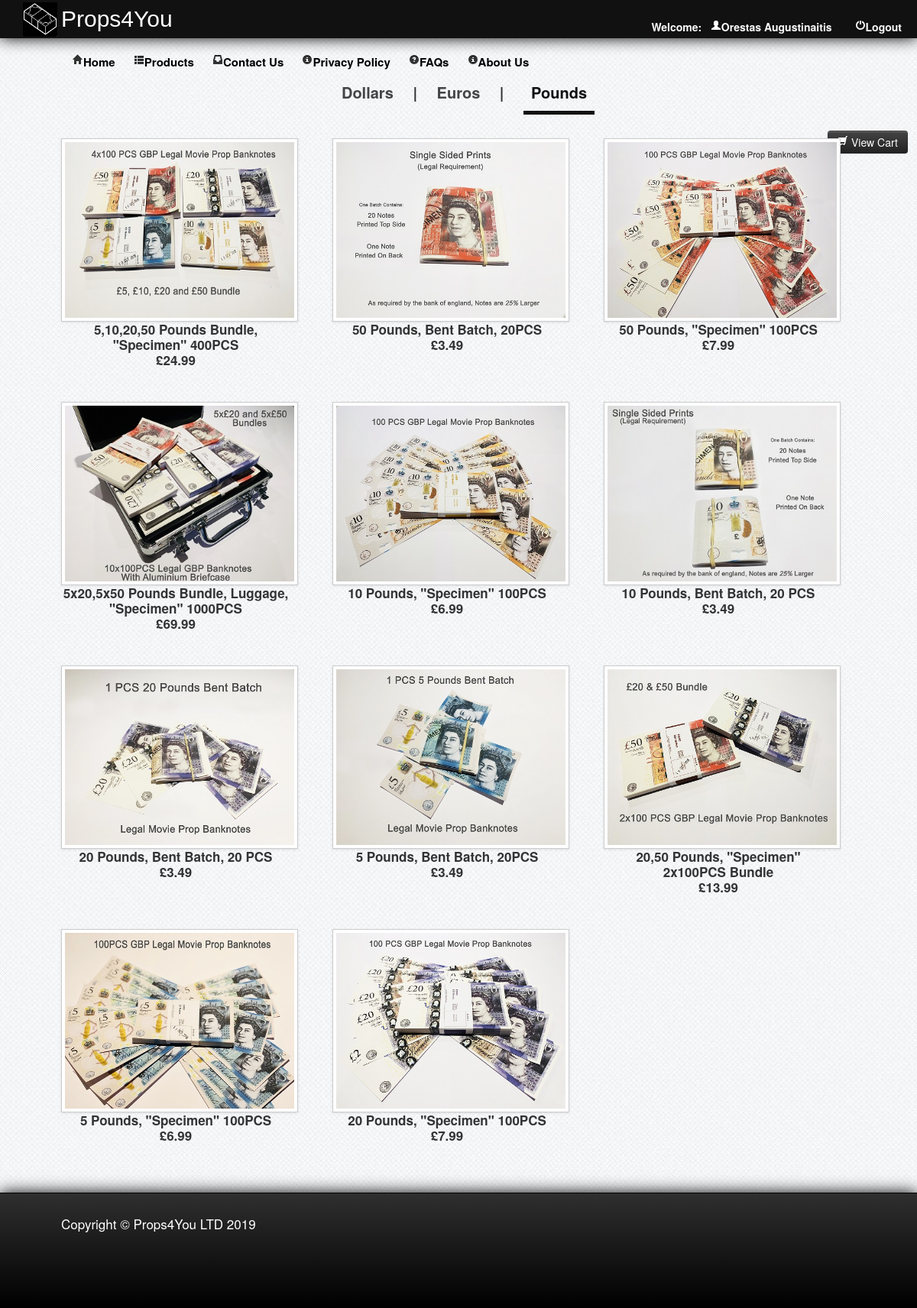
Screenshot of /consumables1.php (signed in) with the database file from the repository.
### tables this page shows
CREATE TABLE `customer` (
  `customerid` int(11) NOT NULL,
  `firstname` varchar(50) NOT NULL,
  `mi` varchar(1) NOT NULL,
  `lastname` varchar(50) NOT NULL,
  `address` varchar(100) NOT NULL,
  `country` varchar(50) NOT NULL,
  `zipcode` varchar(20) NOT NULL,
  `mobile` varchar(20) NOT NULL,
  `telephone` varchar(20) NOT NULL,
  `email` varchar(50) NOT NULL,
  `password` varchar(50) NOT NULL
);

CREATE TABLE `product` (
  `product_id` int(11) NOT NULL,
  `product_name` varchar(225) NOT NULL,
  `product_price` varchar(50) NOT NULL,
  `product_size` text NOT NULL,
  `product_image` varchar(500) NOT NULL,
  `brand` varchar(100) NOT NULL,
  `category` varchar(50) NOT NULL
);

### consumables1.php (the view, shortened to what this page needs)
<?php
	include("db/dbconn.php");
		include("function/headerON.php");
?>
		<b><div class="nav1">
			<ul>
				<li><a href="product1.php">Dollars</a></li>
				<li>|</li>
				<li><a href="euros1.php">Euros</a></li>
				<li>|</li>
				<li><a href="pounds1.php" class="active" style="color:#111;">Pounds</a></li>
			</ul>
            </div>
            </b>
	<div id="content">
		<br />
		<br />
		<div id="product">
			<b><?php
				$query = $conn->query("SELECT *FROM product WHERE category='running' ORDER BY product_id DESC") or die (mysqli_error());
					while($fetch = $query->fetch_array())
						{
						$pid = $fetch['product_id'];
						$query1 = $conn->query("SELECT * FROM stock WHERE product_id = '$pid'") or die (mysqli_error());
						$rows = $query1->fetch_array();
						$qty = $rows['qty'];
						if($qty <= 5){
						}else{
							echo "<div class='float'>";
							echo "<center>";
							echo "<a href='details.php?id=".$fetch['product_id']."'><img class='img-polaroid' src='photo/".$fetch['product_image']."' height = '300px' width = '300px'></a>";
							echo "".$fetch['product_name']."";
							echo "<br />";
							echo "£".$fetch['product_price']."";
							echo "</center>";
							echo "</div>";
						}
						}
			?></b>
		</div>
	</div>
	<br />
</div>
<br />
	<br />
    </div></div></div></div></div></div>
<div id="footer">
		<div class="foot">
			<label style="font-size:17px;"> Copyright &copy; Props4You LTD 2019</label>
		</div>
	</div>
</body>
</html>

### function/headerON.php (shortened to what this page needs)
<!DOCTYPE html>
<html>
<head>
	<link rel = "stylesheet" type = "text/css" href="css/style.css" media="all">
	<link rel="stylesheet" type="text/css" href="css/bootstrap.css">
</head>
<body>
	<div id="header">
		<img src="img/logo.png">
		<label>Props4You</label>
			<b><?php
				$id = (int) $_SESSION['id'];
					$query = $conn->query ("SELECT * FROM customer WHERE customerid = '$id' ") or die (mysqli_error());
					$fetch = $query->fetch_array ();
			?>
			<ul>
				<b><li><a href="function/logout.php"><i class="icon-off icon-white"></i>Logout</a></li></b>
				<li>Welcome:&nbsp;&nbsp;&nbsp;<a href="#profile" href  data-toggle="modal"><i class="icon-user icon-white"></i><?php echo $fetch['firstname']; ?>&nbsp;<?php echo $fetch['lastname'];?></a></li></b>
	</div>
						<?php
							$id = (int) $_SESSION['id'];
						?>
	<br>
<div id="container">
	<div id="content">
		<div class="nav">
			 <ul>
				<ul>
				<b><li><a href="home.php"><i class="icon-home"></i>Home</a></li>
				<li><a href="product1.php"><i class="icon-th-list"></i>Products</a>
				<li><a href="contactus1.php"><i class="icon-inbox"></i>Contact Us</a></li>
				<li><a href="privacy1.php"><i class="icon-info-sign"></i>Privacy Policy</a></li>
				<li><a href="faqs1.php"><i class="icon-question-sign"></i>FAQs</a></li>
				<li><a href="aboutus1.php"><i class="icon-info-sign"></i>About Us</a></li></b>
			</ul>
			</ul></b>
            <b><?php echo "<a href='cart.php?id=".$id."&action=view'><button class='btn btn-inverse' style='right:1%; position:fixed; top:10%;'><i class='icon-shopping-cart icon-white'></i> View Cart</button></a>" ?></b>
		</div>

### css/style.css (style rules this page uses)
body { background:url(../images/bg.png) repeat scroll left top #e7ebf2; }
#header { height:50px; width:100%; background-color:#111; color:#fff; text-indent:10px; -webkit-box-shadow:0px 0px 20px 0px black; -moz-box-shadow:0px 0px 20px 0px black; box-shadow:0px 0px 20px 0px black; }
#header img { position:absolute; height:45px; width:45px; margin-left:20px; margin-top:2.5px; }
#header label { position:relative; top:15px; color:#fff; text-indent:80px; font-size:30px; clear:both; font-family:arial; }
#header ul { list-style-type:none; position:relative; }
#header ul li { display:inline; position:relative; float:right; margin-right:20px; }
#header ul li a { text-decoration:none; color:#fff; }
#container { margin:auto; width:1150px; }
#content { top:10px; }
.nav { text-indent:10px; font-size:15px; }
.nav ul li { display:inline; position:relative; }
.nav ul li a { text-decoration:none; color:#000; }
.nav li a { padding:10px; }
.nav1 { font-size:20px; text-decoration:none; text-align:center; }
.nav1 ul li { padding:10px; display:inline; }
.nav1 ul li a { text-decoration:none; color:#444; }
#product { position:relative; width:1150px; height:auto; }
.float { width:300px; height:330px; float:left; margin-left:55px; margin-bottom:15px; font-size:17px; }
.float img { width:300px; height:230px; }
.active { color:#000; border-bottom:5px solid #111; padding:10px; }
#footer { position:relative; color:#fff; width:100%; height:150px; clear:both; background:linear-gradient(#2f2f2f ,#000); background:-moz-linear-gradient(#2f2f2f ,#000); background:-webkit-linear-gradient(#2f2f2f ,#000); -webkit-box-shadow:0px 0px 20px 0px black; -moz-box-shadow:0px 0px 20px 0px black; box-shadow:0px 0px 20px 0px black; border-top:1px solid black; }
.foot { font-size:20px; position:relative; margin-top:30px; margin-left:80px; float:left; }

### rows the page displays
customer: firstname "Orestas", lastname "Augustinaitis"
product: product_image (picture), product_name "5,10,20,50 Pounds Bundle, \"Specimen\" 400PCS", product_price "24.99"
product: product_image (picture), product_name "50 Pounds, Bent Batch, 20PCS", product_price "3.49"
product: product_image (picture), product_name "50 Pounds, \"Specimen\" 100PCS", product_price "7.99"
product: product_image (picture), product_name "5x20,5x50 Pounds Bundle, Luggage, \"Specimen\" 1000PCS", product_price "69.99"
product: product_image (picture), product_name "10 Pounds, \"Specimen\" 100PCS", product_price "6.99"
product: product_image (picture), product_name "10 Pounds, Bent Batch, 20 PCS", product_price "3.49"
product: product_image (picture), product_name "20 Pounds, Bent Batch, 20 PCS", product_price "3.49"
product: product_image (picture), product_name "5 Pounds, Bent Batch, 20PCS", product_price "3.49"
product: product_image (picture), product_name "20,50 Pounds, \"Specimen\" 2x100PCS Bundle", product_price "13.99"
product: product_image (picture), product_name "5 Pounds, \"Specimen\" 100PCS", product_price "6.99"
product: product_image (picture), product_name "20 Pounds, \"Specimen\" 100PCS", product_price "7.99"
